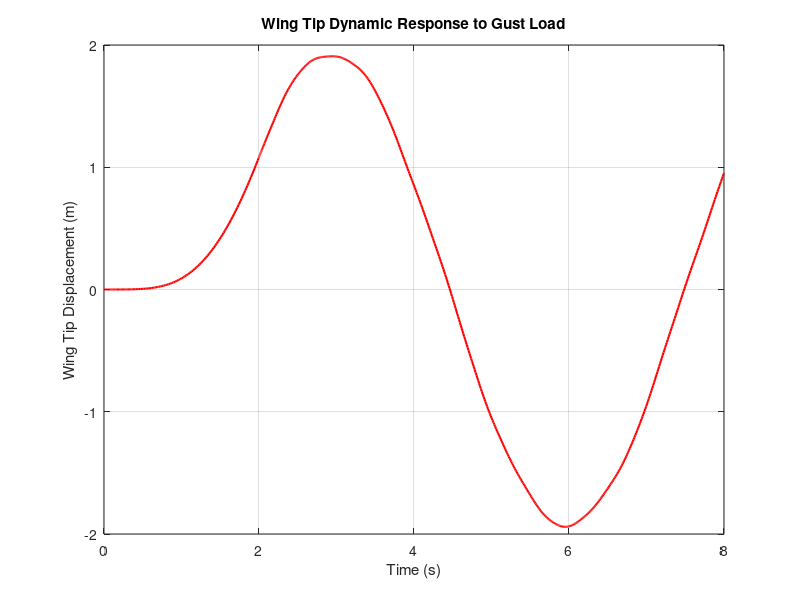

Reproduce this figure in MATLAB.
% =========================================================================
% SCRIPT 3: SIMULATE GUST RESPONSE
% =========================================================================
% Description:
% Simulates the dynamic response of the wing to a "1-cos" gust load using
% modal superposition. The equations of motion are solved in modal
% coordinates using ODE45.
% =========================================================================

% --- Load Model
load('structural_model.mat', 'M', 'K', 'V_eigenvectors', 'V_deflection', 'freqs_hz', 'x_span');

% --- Setup Modal System
n_modes = 3; % Number of modes to include in the simulation

% Use the FULL eigenvectors for modal transformation
V_modes_full = V_eigenvectors(:, 1:n_modes);

% Calculate generalized modal properties
M_modal = diag(diag(V_modes_full' * M * V_modes_full)); % Should be ~Identity
K_modal = diag(diag(V_modes_full' * K * V_modes_full)); % Should be omega^2

% Define modal damping (2% of critical damping for each mode)
zeta = 0.02;
omega = 2 * pi * freqs_hz(1:n_modes);
C_modal = diag(2 * zeta * omega);

% --- Define Gust Load
V_gust = 10;  % Peak gust velocity (m/s)
t_gust = 2;   % Gust duration (s)

% Create a spatial force distribution (uniform pressure)
% Force is applied only to translational DOFs, not rotational
force_distribution = zeros(size(K, 1), 1);
force_distribution(1:2:end) = 1; % Apply unit force to deflection DOFs

% Transform spatial force into generalized modal forces
F_generalized = V_modes_full' * force_distribution;
gust_force_function = @(t) (t <= t_gust) * (0.5 * V_gust * (1 - cos(pi * t / t_gust))) * F_generalized;

% --- Solve Equations of Motion in Modal Coordinates
odefun = @(t, x) [x(n_modes+1:end); M_modal \ (gust_force_function(t) - C_modal*x(n_modes+1:end) - K_modal*x(1:n_modes))];
x0 = zeros(2 * n_modes, 1); % Initial conditions: zero displacement and velocity
tspan = [0 8];              % Simulation time
[t_sol, x_sol] = ode45(odefun, tspan, x0);

% --- Reconstruct Physical Displacement
q_sol = x_sol(:, 1:n_modes); % Extract modal displacements (generalized coordinates)
V_modes_deflection = V_deflection(:, 1:n_modes); % Get deflection shapes for the modes used
wing_tip_disp = q_sol * V_modes_deflection(end, :)'; % Reconstruct tip displacement

% --- Plot Wing Tip Response
figure('Name', 'Wing Tip Gust Response', 'NumberTitle', 'off');
plot(t_sol, wing_tip_disp, 'r', 'LineWidth', 1.5);
xlabel('Time (s)');
ylabel('Wing Tip Displacement (m)');
title('Wing Tip Dynamic Response to Gust Load');
grid on;

% --- Save Response Data
save('modal_response.mat', 'q_sol', 't_sol', 'n_modes');
